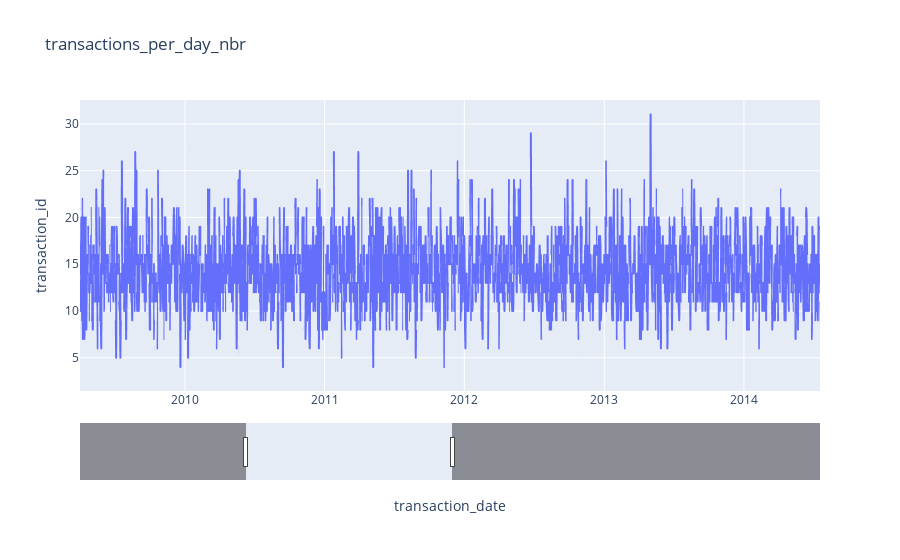

The cell this chart's notebook holds for it:
### Markdown cell above
Nombre de transaction par jour

### Code cell
transactions_per_day_nbr = pd.DataFrame(transactions_copy.groupby("transaction_date").transaction_id.count()).reset_index()
fig = px.line(transactions_per_day_nbr, x='transaction_date', y='transaction_id', title='transactions_per_day_nbr')

fig.update_xaxes(rangeslider_visible=True)
fig.show()

### Figure 1 — Plotly figure (JSON) as saved in the notebook; plotly's stock layout.template omitted (floating-point values rounded to 4 significant figures; data arrays with more than 128 entries replaced by an {"elided": "..."} marker saying what was removed)
{"data": [{"hovertemplate": "transaction_date=%{x}<br>transaction_id=%{y}<extra></extra>", "legendgroup": "", "line": {"color": "#636efa", "dash": "solid"}, "marker": {"symbol": "circle"}, "mode": "lines", "name": "", "showlegend": false, "type": "scattergl", "x": {"elided": "6938 str values"}, "xaxis": "x", "y": {"elided": "6938 int values"}, "yaxis": "y"}], "layout": {"autosize": true, "legend": {"tracegroupgap": 0}, "title": {"text": "transactions_per_day_nbr"}, "xaxis": {"anchor": "y", "autorange": false, "domain": [0, 1], "range": ["2009-04-01 11:40:51.1935", "2014-07-18 20:13:09.655"], "rangeslider": {"autorange": true, "range": ["2005-01-01", "2023-12-30"], "visible": true, "yaxis": {"_template": null, "rangemode": "match"}}, "title": {"text": "transaction_date"}, "type": "date"}, "yaxis": {"anchor": "x", "autorange": true, "domain": [0, 1], "range": [1.444, 32.56], "title": {"text": "transaction_id"}, "type": "linear"}}}
